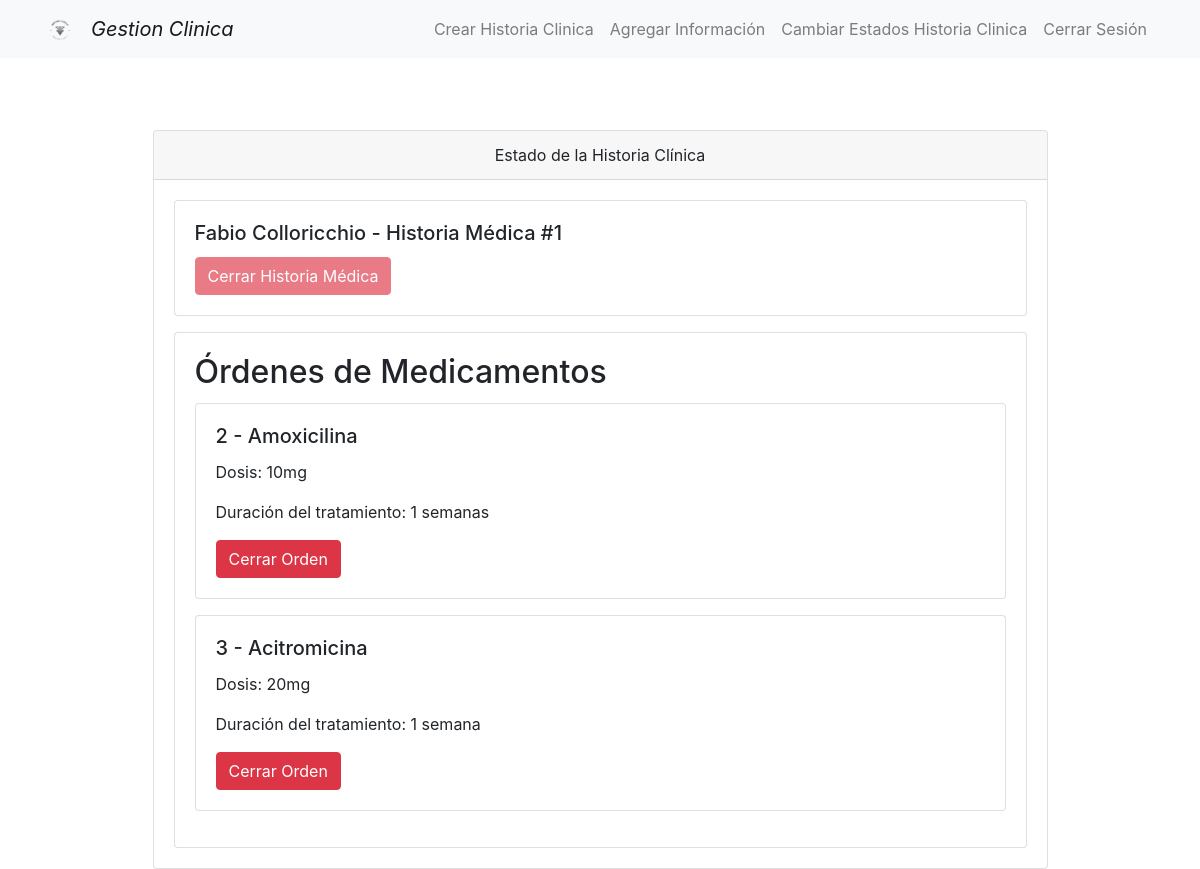
The app's page /home/medicos/estado_historia/1/ (signed in), older data.
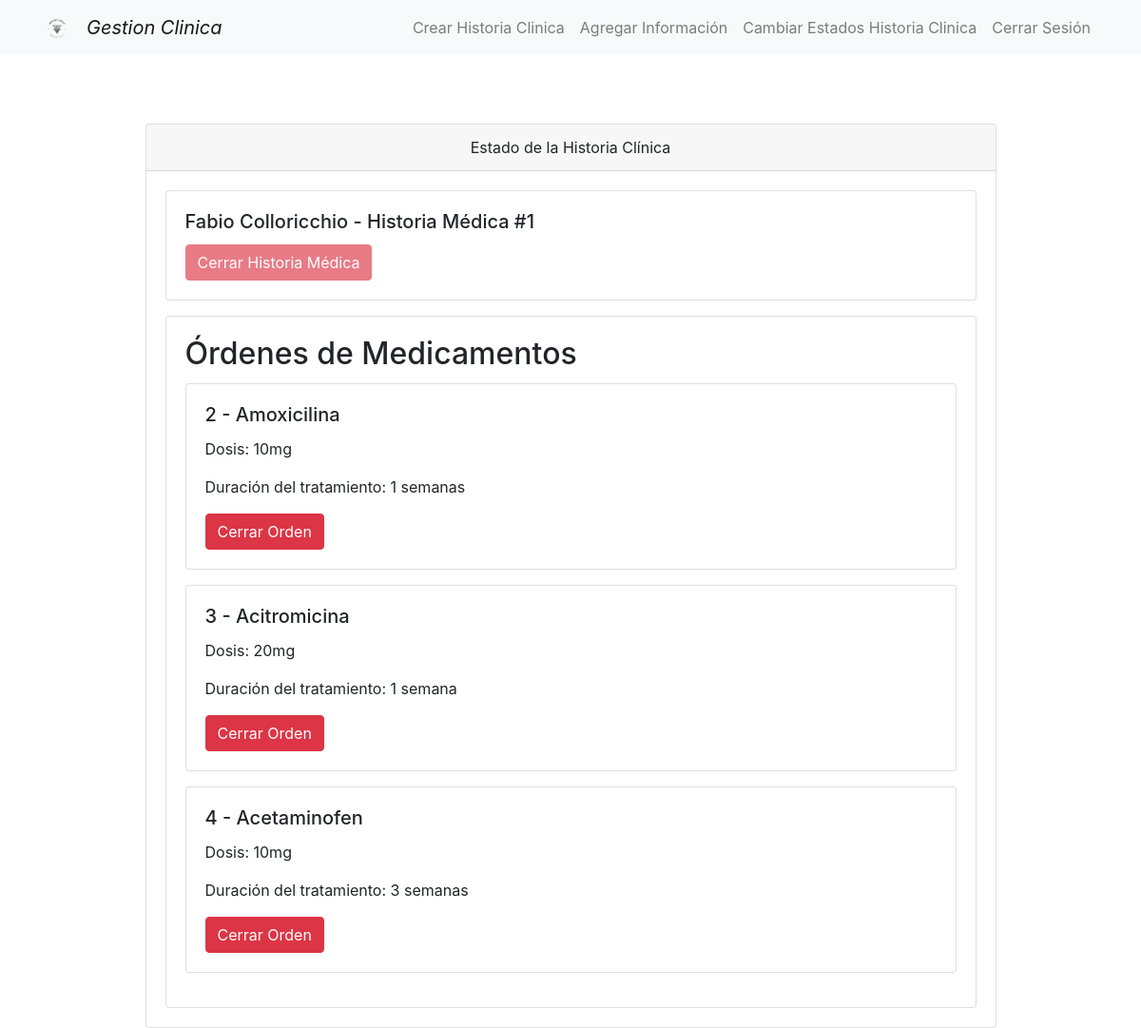
The same page, newer data.
### medicos/models.py (models this page shows, shortened)
class OrdenMedicamento(models.Model):
    orden = models.ForeignKey(Orden, on_delete=models.CASCADE, related_name='medicamentos')
    numero_item = models.PositiveIntegerField()  # Número de ítem dentro de la orden
    nombre_medicamento = models.CharField(max_length=200)
    dosis = models.CharField(max_length=50)
    duracion_tratamiento = models.CharField(max_length=50)
    costo = models.DecimalField(max_digits=10, decimal_places=2)
    cerrada = models.BooleanField(default=False)

### medicos/views.py (the view, shortened to what this page needs)
# urls.py: path('home/medicos/estado_historia/', views.buscar_estado_historia, name='buscar_estado_historia'),
@role_required(['Médicos','Soporte de Información'])
def estado_historia(request, id_historia_medica):
    historia_clinica = HistoriaClinica.objects.get(id=id_historia_medica)
    paciente_nombre = historia_clinica.paciente.nombre_completo
    ordenes_medicamentos = historia_clinica.ordenes.filter(tipo_orden='medicamento', cerrada=False)
    ordenes_procedimientos = historia_clinica.ordenes.filter(tipo_orden='procedimiento', cerrada=False)
    ordenes_ayuda_diagnostica = historia_clinica.ordenes.filter(tipo_orden='ayuda_diagnostica', cerrada=False)
    detalles_ordenes_medicamentos = []
    for orden in ordenes_medicamentos:
        orden_medicamento = OrdenMedicamento.objects.get(orden=orden)
        detalle = {
            'id': orden.id,
            'nombre_medicamento': orden_medicamento.nombre_medicamento,
            'dosis': orden_medicamento.dosis,
            'duracion_tratamiento': orden_medicamento.duracion_tratamiento,
        }
        detalles_ordenes_medicamentos.append(detalle)
    detalles_ordenes_procedimientos = []
    detalles_ordenes_ayuda_diagnostica = []
    return render(request, 'estado_historia_clinica.html', {
        'historia_clinica': historia_clinica,
        'paciente_nombre': paciente_nombre,
        'detalles_ordenes_medicamentos': detalles_ordenes_medicamentos,
        'detalles_ordenes_procedimientos': detalles_ordenes_procedimientos,
        'detalles_ordenes_ayuda_diagnostica': detalles_ordenes_ayuda_diagnostica,
    })

### medicos/templates/estado_historia_clinica.html (shortened to what this page needs)
{% extends "layouts/layout.html" %}
{% load static %}
{% block navbar %}
<li class="nav-item">
    <a class="nav-link" href={% url 'crear_historia_clinica' %}> Crear Historia Clinica </a>
</li>
<li class="nav-item">
    <a class="nav-link" href={% url 'agregar_ordenes' %}> Agregar Información </a>
</li>
<li class="nav-item">
    <a class="nav-link" href={% url 'buscar_estado_historia' %}> Cambiar Estados Historia Clinica </a>
</li>
<li class="nav-item">
    <a class="nav-link" href="{% url 'logout_view' %}"> Cerrar Sesión </a>
</li>
{% endblock %}
{% block content %}
<div class="container mt-4">
    <div class="row justify-content-center">
        <div class="col-md-10">
            <div class="card mt-5">
                <div class="card-header text-center">Estado de la Historia Clínica</div>
                <div class="card-body">
                    <div class="card mb-3">
                        <div class="card-body">
                            <h5 class="card-title">{{ paciente_nombre }} - Historia Médica #{{ historia_clinica.id }}</h5>
                            {% if not detalles_ordenes_medicamentos and not detalles_ordenes_procedimientos and not detalles_ordenes_ayuda_diagnostica %}
                                <a href="{% url 'cerrar_historia_clinica' historia_clinica.id%}" class="btn btn-danger float-end">Cerrar Historia Médica</a>
                            {% else %}
                                <button class="btn btn-danger float-end" disabled>Cerrar Historia Médica</button>
                            {% endif %}
                        </div>
                    </div>
                    {% if detalles_ordenes_medicamentos %}
                    <div class="card">
                        <div class="card-body">
                            <h2 class="card-title">Órdenes de Medicamentos</h2>
                            {% for orden_medicamento in detalles_ordenes_medicamentos %}
                                <div class="card mb-3">
                                    <div class="card-body">
                                        <h5 class="card-title">{{ orden_medicamento.id }} - {{ orden_medicamento.nombre_medicamento }}</h5>
                                        <p>Dosis: {{ orden_medicamento.dosis }}</p>
                                        <p>Duración del tratamiento: {{ orden_medicamento.duracion_tratamiento }}</p>
                                        <a href="{% url 'cerrar_orden' orden_medicamento.id %}" class="btn btn-danger">Cerrar Orden</a>
                                    </div>
                                </div>
                            {% endfor %}
                        </div>
                    </div>
                    {% endif %}
                </div>
            </div>
        </div>
    </div>
</div>
{% endblock %}

Row changes from the older to the newer data that the page shows:
added OrdenMedicamento: nombre_medicamento "Acetaminofen", dosis "10mg", duracion_tratamiento "3 semanas"
Text that changed along with them:
new list line: "4 - Dosis: Duración del tratamiento: Cerrar Orden"
